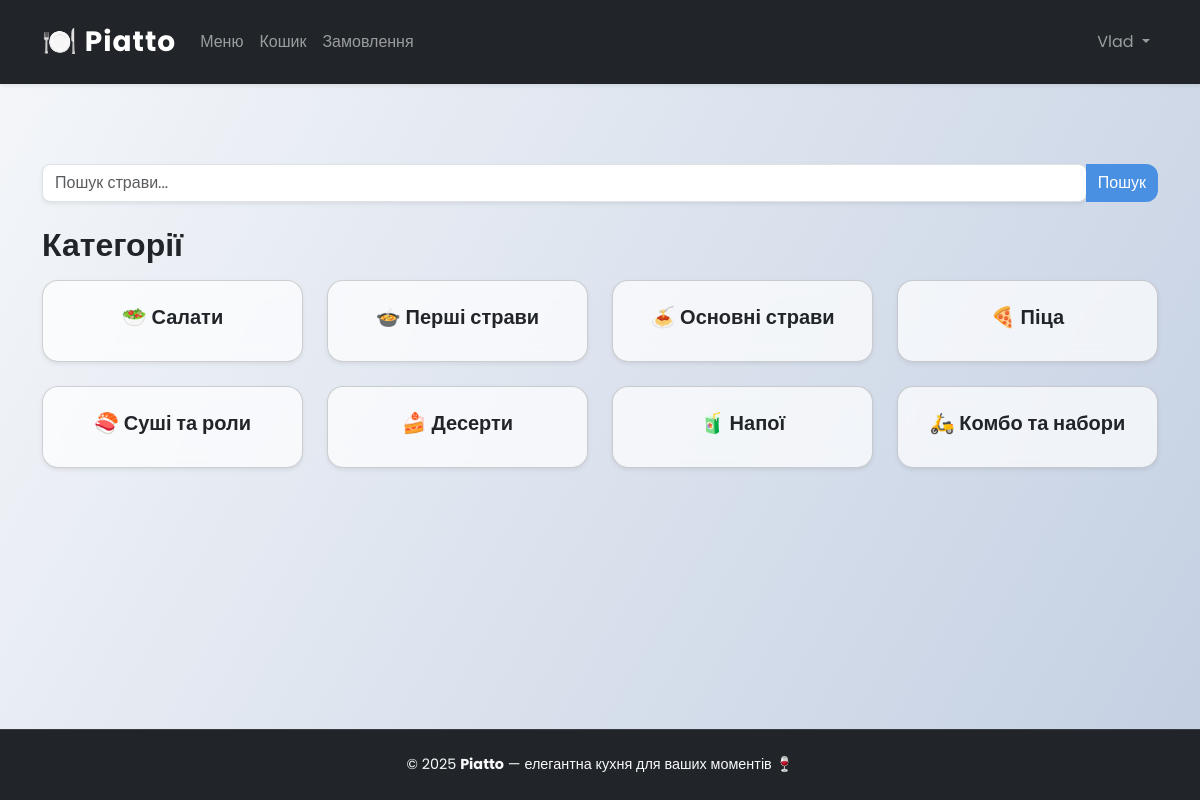
The page /menu/ (signed in) on the database its author committed.
### menu/models.py (models this page shows, shortened)
class Category(models.Model):
    name = models.CharField(max_length=150, unique=True)

### menu/views.py (the view)
# urls.py: path("", views.category_list, name="category_list"),
def category_list(request):
    categories = Category.objects.all()
    return render(request, "menu/category_list.html", {"categories": categories})

### templates/menu/category_list.html (shortened to what this page needs)
{% extends "base.html" %}
{% block content %}
<div class="container my-5">
  <form class="input-group mb-4" method="get" action="{% url 'menu:search' %}">
    <input
      type="text"
      name="q"
      class="form-control shadow-sm"
      placeholder="Пошук страви..."
      value="{{ request.GET.q|default:'' }}"
    >
    <button class="btn btn-primary" type="submit">
       Пошук
    </button>
  </form>
  <h2 class="mb-3">Категорії</h2>
  <div class="row g-4">
    {% for category in categories %}
    <div class="col-6 col-md-4 col-lg-3">
      <a
        href="{% url 'menu:category_detail' category.id %}"
        class="card text-decoration-none text-center shadow-sm h-100 hover-scale"
      >
        <div class="card-body py-4">
          <h5 class="card-title text-dark">{{ category.name }}</h5>
        </div>
      </a>
    </div>
    {% empty %}
    <p>Немає доступних категорій.</p>
    {% endfor %}
  </div>
</div>
{% endblock %}

### templates/base.html (shortened to what this page needs)
{% load static %}
<!DOCTYPE html>
<html lang="uk">
<head>
  <link href="https://cdn.jsdelivr.net/npm/bootstrap@5.3.3/dist/css/bootstrap.min.css" rel="stylesheet">
  <link rel="stylesheet" href="{% static 'css/style.css' %}">
</head>
<body class="d-flex flex-column min-vh-100">
  <nav class="navbar navbar-expand-lg navbar-dark shadow-sm py-3">
    <div class="container">
      <a class="navbar-brand fw-bold fs-3" href="{% url 'home' %}">
        🍽️ Piatto
      </a>
      <div class="collapse navbar-collapse" id="navbarNav">
        <ul class="navbar-nav me-auto mb-2 mb-lg-0">
          <li class="nav-item"><a class="nav-link" href="{% url 'menu:category_list' %}">Меню</a></li>
          <li class="nav-item"><a class="nav-link" href="{% url 'cart:cart_detail' %}">Кошик</a></li>
          <li class="nav-item"><a class="nav-link" href="{% url 'orders:order_history' %}">Замовлення</a></li>
        </ul>
        <ul class="navbar-nav ms-auto">
          {% if user.is_authenticated %}
          <li class="nav-item dropdown">
            <a class="nav-link dropdown-toggle" href="#" data-bs-toggle="dropdown">
              {{ user.username }}
            </a>
          </li>
          {% endif %}
        </ul>
      </div>
    </div>
  </nav>
  <main class="flex-grow-1">
    {% block content %}{% endblock %}
  </main>
  <footer class="footer text-center py-4 mt-auto">
    <div class="container">
      <p class="mb-0 text-light">
        &copy; 2025 <b>Piatto</b> — елегантна кухня для ваших моментів 🍷
      </p>
    </div>
  </footer>
</body>
</html>

### static/css/style.css (style rules this page uses)
body { font-family: 'Poppins', sans-serif; background: linear-gradient(120deg, #f5f7fa, #c3cfe2); color: #333; min-height: 100vh; display: flex; flex-direction: column; }
.navbar { background: #212529 !important; box-shadow: 0 4px 15px rgba(0, 0, 0, 0.2); }
.navbar-brand { font-weight: 700; letter-spacing: 1px; }
.nav-link { transition: 0.3s; }
main { flex: 1; padding-top: 2rem; padding-bottom: 2rem; }
.card { background: rgba(255, 255, 255, 0.7); backdrop-filter: blur(8px); border-radius: 1rem; box-shadow: 0 4px 15px rgba(0, 0, 0, 0.1); transition: 0.3s ease; overflow: hidden; }
.card-title { font-weight: 600; color: #212529; }
.btn { border-radius: 0.75rem; transition: all 0.2s ease; }
.btn-primary { background-color: #4a90e2; border: none; }
.section-title, h2, h1 { font-weight: 700; color: #212529; margin-bottom: 1rem; }
.hover-scale, .hover-scale-category, .hover-scale-card { transition: all 0.3s ease; }
footer { background: #212529; color: #ccc; text-align: center; padding: 1rem 0; margin-top: auto; font-size: 0.9rem; border-top: 1px solid rgba(255, 255, 255, 0.1); }
form { margin-bottom: 0; }
input, select, textarea { border-radius: 0.5rem !important; }
.container, .card, .table, .form-control { animation: fadeInUp 0.4s ease; }

### rows shown on the page
Category: name "🥗 Салати"
Category: name "🍲 Перші страви"
Category: name "🍝 Основні страви"
Category: name "🍕 Піца"
Category: name "🍣 Суші та роли"
Category: name "🍰 Десерти"
Category: name "🧃 Напої"
Category: name "🛵 Комбо та набори"

### other values the page prints
{{ user.username }} "Vlad"
